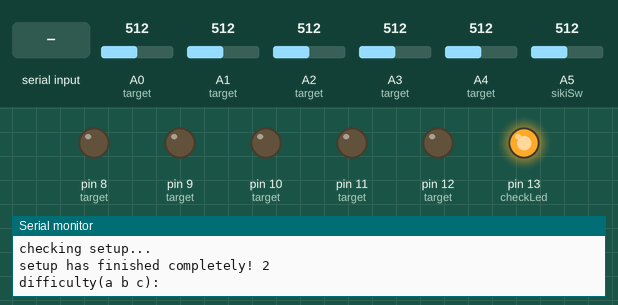
Recording of a sketch running on a simulated Arduino Mega 2560, built with avr-gcc and run on an emulated ATmega2560. Parts: output pins drawn as LEDs (lit = HIGH), the last lines printed to the serial monitor. Dashed ring = blinking. The test bench sets the inputs (shaded band); at power-on: A2 (target) = 512, A3 (target) = 512, A0 (target) = 512, A1 (target) = 512, A4 (target) = 512, A5 (sikiSw) = 512. Random numbers use the default seed unless the sketch sets one; the audio player accepts every command and is not drawn.

Above: at 3.0 s.
3.1 s: "a" received over Serial
5.2 s: "s" received over Serial
At 5.36 s:
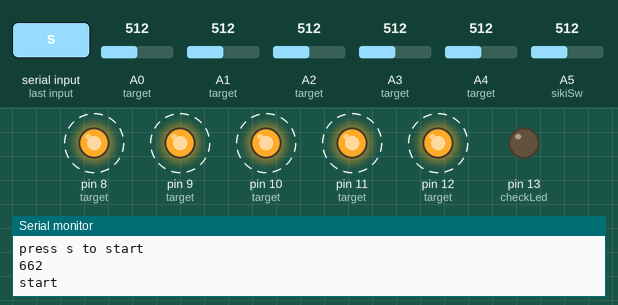
8.2 s: A2 (target) set to 716
At 9.2 s:
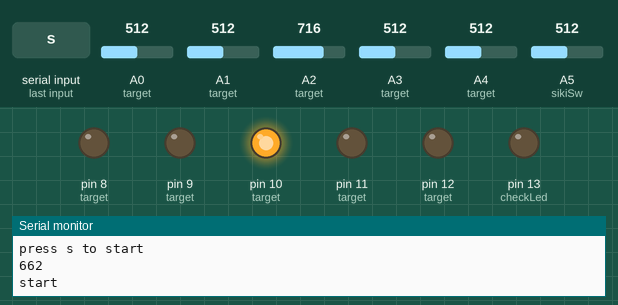
9.7 s: A2 (target) set to 670
11.2 s: A2 (target) set to 649
At 13.9 s:
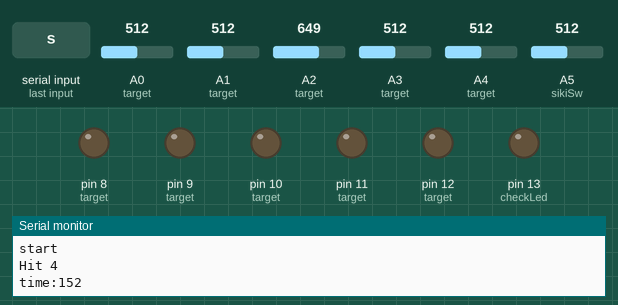
14.2 s: A3 (target) set to 653
17.1 s: A3 (target) set to 679
At 19.7 s:
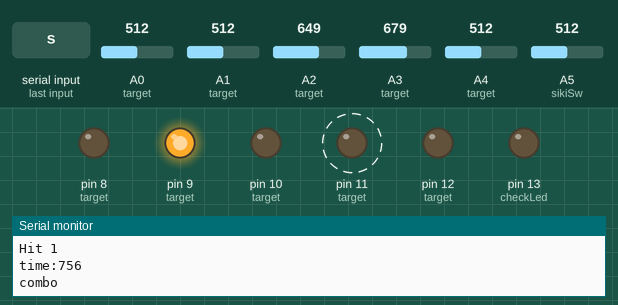
Timing chart, 0 to 25.4 s (numbered marks = the images above; inputs shaded):
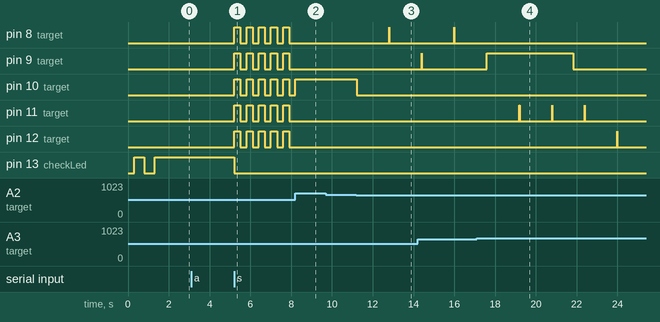

The sketch:

gameProgram_0422.ino
```cpp
//#include <Adafruit_PWMServoDriver.h>

#include <Wire.h>

#include<DFPlayer_Mini_Mp3.h>
#define numberTarget 5
#define sikiMin 150
#define countLimit 5000

int checkLed = 13;

//的関係
typedef struct type_Target
{
  int state_Target;
  int timeBefore;
  int sensorNumber;
  int ledNumber;
  int type_target;
};

void down_target(int);
void up_target(int);
void setTime_target(int);
int hit_target(int);
int getScore(int);
//-------------------------
//メイン関数
int countTime(void);
int checkHit(int state[]);
void operateTarget(int state[],int);
void startMotion(void);

void waitStart(void);
void setParam(void);

static type_Target target[numberTarget]={{0,0,A0,12,1},{0,0,A1,11,1},{0,0,A2,10,1},{0,0,A3,9,1},{0,0,A4,8,1}};
static int sensorState[numberTarget] = {0,0,0,0,0};
int waitFlag = 1;
int seed = 0;
int sikiSw = A5;

static unsigned long int timeCt = 0;
static unsigned int beforeTime = 0;
static long int score = 0;
static int siki = 400;
static int gameState = 1;
int comboCT=0;

int interval_switch = 70;
int i,j;
int choice;
int mainLoopFL = 1;

void setup() {
  //シリアル＆ピン初期化
  Serial.begin(9600);
  Serial1.begin(9600);
  delay(100);
  Serial.println("running...");
  Serial.println("serialInitialize has done...");
  mp3_set_serial(Serial1);
  mp3_set_volume(20);
  for(i=0;i < numberTarget;i++)pinMode(target[i].sensorNumber,INPUT);
  for(i=0;i < numberTarget;i++)pinMode(target[i].ledNumber,OUTPUT);
  pinMode(checkLed,OUTPUT);
  pinMode(sikiSw,INPUT);
  delay(200);
  //動作確認(雰囲気)
  Serial.println("targetSetting has done...");
  digitalWrite(checkLed,HIGH);
  delay(500);
  Serial.println("checking connection...");
  digitalWrite(checkLed,LOW);
  delay(500);
  Serial.println("checking setup...");
  digitalWrite(checkLed,HIGH);
  delay(500);
  Serial.println("setup has finished completely! 2");
  mp3_play(1);

}

void loop() {
  setParam();
  waitStart();
  startMotion();
  while(mainLoopFL)
  {
    checkHit(sensorState);
    operateTarget(sensorState,countTime());
    //Serial.println(timeCt);
    delay(10);
    if(gameState == 0)mainLoopFL = 0;
  }
  while(1){delay(1000);}
  Serial.println("restart...");
}


//----------------------------------------
void setParam()//リスタート時のパラメータセット
{
  int loopS = 1;
  char inputC;
  Serial.println("difficulty(a b c):");
  while(loopS)
  {
    inputC=Serial.read();
    if(inputC=='a')
    {
      waitFlag = 1;
      timeCt = 0;
      beforeTime = 0;
      score = 0;
      gameState = 1;
      interval_switch = 150;
      loopS = 0;
      mainLoopFL = 1;
    }
    else if(inputC=='b')
    {
      waitFlag = 1;
      timeCt = 0;
      beforeTime = 0;
      score = 0;
      gameState = 1;
      interval_switch = 150;
      loopS = 0;
       mainLoopFL = 1;
    }
    else if(inputC=='c')
    {
      waitFlag = 1;
      timeCt = 0;
      beforeTime = 0;
      score = 0;
      gameState = 1;
      interval_switch = 150;
      loopS = 0;
       mainLoopFL = 1;
    }

    delay(100);
  }

  Serial.println("OK  1");

}
//-----------------------------------------

void waitStart(void)//ゲーム中:0終了後:1
{
  while(waitFlag)
  {
    delay(500);
    for(i = 0;i<numberTarget;i++)
    {
        //状態確認用ダイアログ
      {
        Serial.print(i);
        Serial.print(" ");
        Serial.println(analogRead(target[i].sensorNumber));

      }
    }
    Serial.println("press s to start");
    siki = sikiMin+analogRead(sikiSw);
    Serial.println(siki);

    if(Serial.read() == 's')
    {
      waitFlag = 0;
      digitalWrite(checkLed,LOW);

      Serial.println("start");
      mp3_play(11);
    }

  }
}
//--------------------------------------
void startMotion(void)
{
  int loopS = 1;
  for(j=0;j<5;j++)
  {
    for(i=0;i<numberTarget;i++)up_target(i);
    delay(300);
    for(i=0;i<numberTarget;i++)down_target(i);
    delay(300);
  }
  up_target(2);
  while(loopS)
  {
    if(analogRead(target[2].sensorNumber) < siki)
    {
      loopS = 0;
      down_target(2);
      mp3_play(10);
    }
    seed++;//50パターンの乱数を生成
    if(seed>50)seed = 0;
    delay(10);
  }
  randomSeed(seed);
}
//----------------------------------------

int countTime(void)//ただのカウントアップ
{//150
  timeCt++;
  if(timeCt==1500)interval_switch=120;
  if(timeCt==2000)
  {
    interval_switch=100;
  }
  if(timeCt==3000)interval_switch=200;
  if(timeCt==4000)
  {
    mp3_play(10);
    interval_switch=80;
  }

  if(timeCt>countLimit)
  {
    Serial.println("2 end");
    Serial.print("2 score:");
    Serial.println(score);
    for(i=0;i<numberTarget;i++)down_target(i);
    mp3_play(10);
    delay(3000);
    gameState = 0;
   }
  return timeCt;
}

//------------------------------------------
int checkHit(int sensorState[])//配列に現在の状況を記録 命中:1
{
  for(i=0;i<numberTarget;i++)
  {
    sensorState[i]= (analogRead(target[i].sensorNumber) < siki);
    //Serial.println(state[i]);
  }
  return 0;
}
//-----------------------------------------
int getScore(int t)
{

  if((comboCT>=3)&&(t<100))
  {
    comboCT+=i;
    score+=100;
    mp3_play(4);
    Serial.print("combo ");
  }
  else if(t<50)
  {
    score+=90;
    comboCT+=1;
    mp3_play(3);
  }else if(t<100)
  {
    score+=70;
    comboCT+=1;
    mp3_play(3);
  }else if(t<180)
  {
    score+=50;
    comboCT=0;
    mp3_play(2);
  }else if(t<250)
  {
    score+=20;
    comboCT=0;
    mp3_play(2);
  }
  else {
    mp3_play(6);
    score-=20;
    //interval_switch+=5;
    comboCT=0;
  }
 if(comboCT>10)
 {
    comboCT=0;
    score+=180;
    mp3_play(11);
    //interval_switch-=10;
 }
}

//-------------------------------------------
void operateTarget(int sensorState[],int timeCt)//センサ値から的の動作を決定
{
  //各的ごとの処理
  for(i=0;i<numberTarget;i++)
  {
    if(target[i].state_Target == 1)
    {
      if(sensorState[i] == 1)
      {
        Serial.print("Hit　");//要追記
        Serial.println(i);
        target[i].state_Target=0;
        hit_target(i);
      }
       if((timeCt-target[i].timeBefore)==400)
       {
        down_target(i);
        mp3_play(6);
        score-=20;
       }
    }
  }
  //一回のみ処理
  if((timeCt-beforeTime)>interval_switch)
  {
    choice = random(numberTarget);
    if((target[0].state_Target==1)&&(target[1].state_Target==1)&&(target[2].state_Target==1)&&(target[3].state_Target==1)&&(target[4].state_Target==1))
    {
      //miss
      Serial.println("miss");//要追記
      mp3_play(6);

      for(i = 0;i<numberTarget;i++)
      {
        target[i].state_Target=0;
        down_target(i);
      }
    }
    while(target[choice].state_Target == 1)
    {
      choice = random(numberTarget);
      Serial.println("loop");
    }
    target[choice].state_Target = 1;//要追記
    up_target(choice);
    beforeTime = timeCt;
    setTime_target(choice);
  }
}

//-------------------------------------------
void down_target(int number)
{
  digitalWrite(target[number].ledNumber,LOW);
}

void up_target(int number)
{
  digitalWrite(target[number].ledNumber,HIGH);
}

void setTime_target(int number)
{
  target[number].timeBefore = timeCt;
}

int hit_target(int number)
{
  down_target(number);
  Serial.print("time:");
  Serial.println(timeCt);
  //Serial.println(target[number].timeBefore);
  getScore((timeCt-target[number].timeBefore));
  down_target(number);
}
```

Measured:
- the behaviour switches between 662 and 661 on A2 (target) (found by bisection; images 2 and 3)
- the behaviour switches between 661 and 662 on A3 (target) (found by bisection; images 3 and 4)
- after the input at 5.2 s, pin 8 (target), pin 9 (target), pin 10 (target), pin 11 (target), pin 12 (target): alternates HIGH for 0.30 s and LOW for 0.30 s, starting at once; pin 13 (checkLed): HIGH → LOW at once
- after the input at 8.2 s, pin 10 (target): LOW → HIGH at once
- after the input at 9.7 s, every drawn part: stays the same
- after the input at 11.2 s, pin 8 (target): LOW → HIGH after 1.6 s, → LOW 0.01 s later; pin 10 (target): HIGH → LOW at once
